Frame 1 (no input): blank canvas, image omitted
Frame 60 (the mouse pressed at the canvas centre just before this capture): blank canvas, image omitted
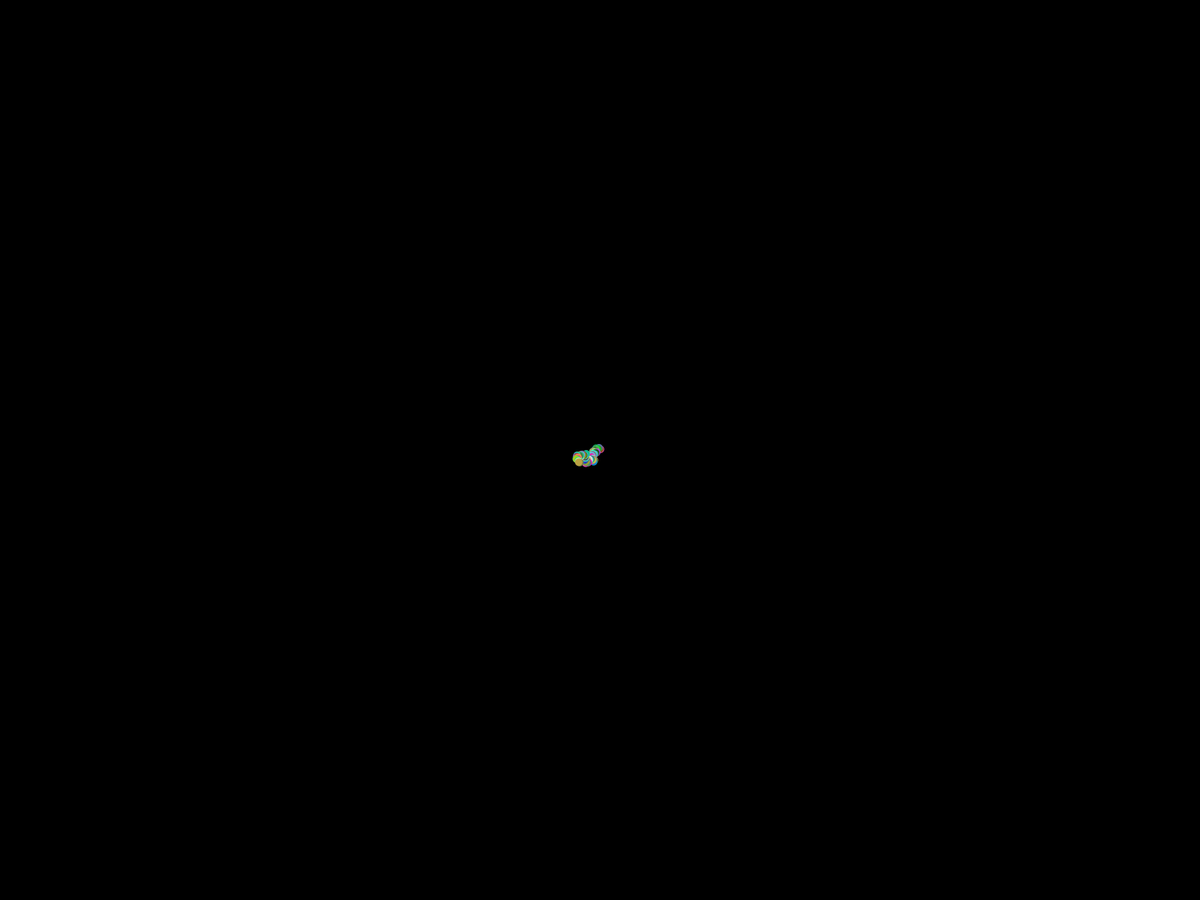
Frame 120 (the mouse held since frame 60 and released just before this capture)

The Processing sketch whose frames 1 and 60 were blank and that drew this single picture after the mouse press (run headless with seeded random() and noise(); from frame 60 on, the mouse is pressed at the canvas centre):

// Processing sketch: kitchenSink
// ── kitchenSink.pde
int mode = 0;

float walkX, walkY;

void setup() {
  fullScreen();
  background(0);
  noStroke();
  walkX = width / 2;
  walkY = height / 2;
}

void draw() {
  float walkDX = random(-2, 2);
  float walkDY = random(-2, 2);
  
  walkX += walkDX;
  walkY += walkDY;
  
  float walkR = random(255);
  float walkG = random(255);
  float walkB = random(255);
  
  fill(walkR, walkG, walkB);
  ellipse(walkX, walkY, 10, 10);
}
